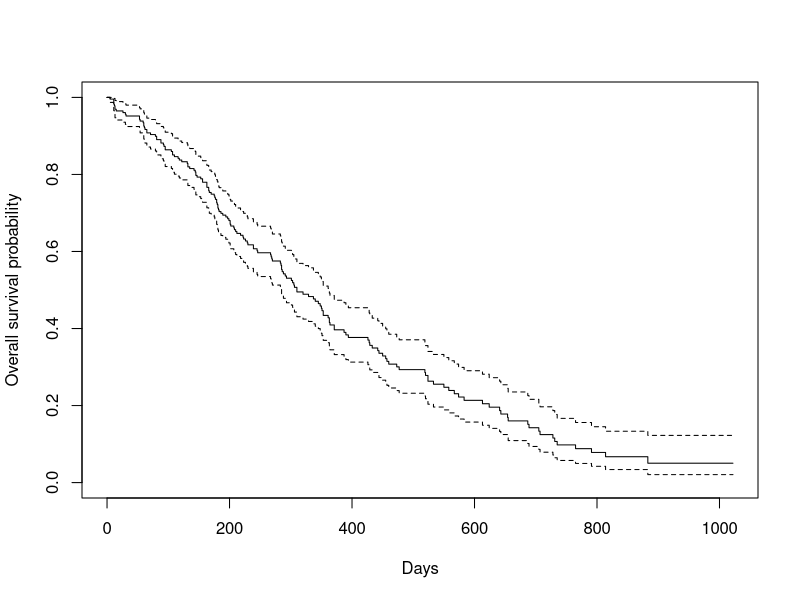
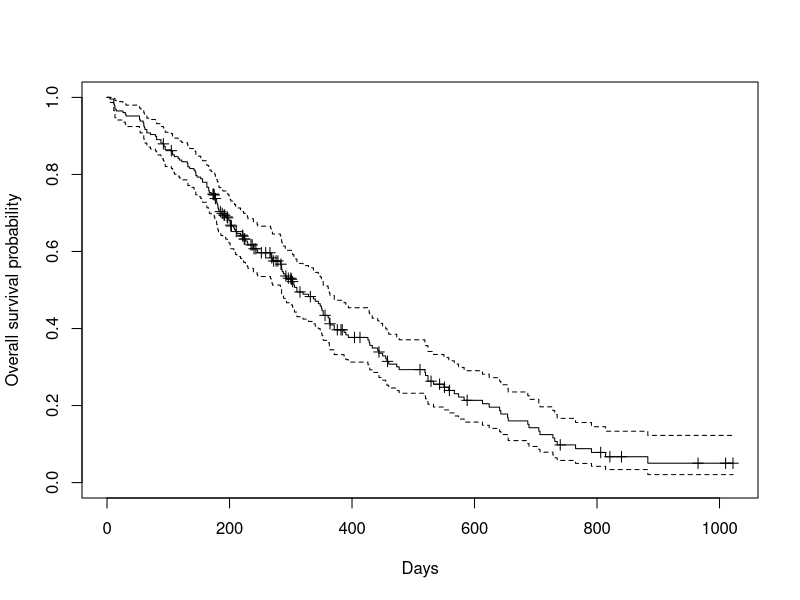
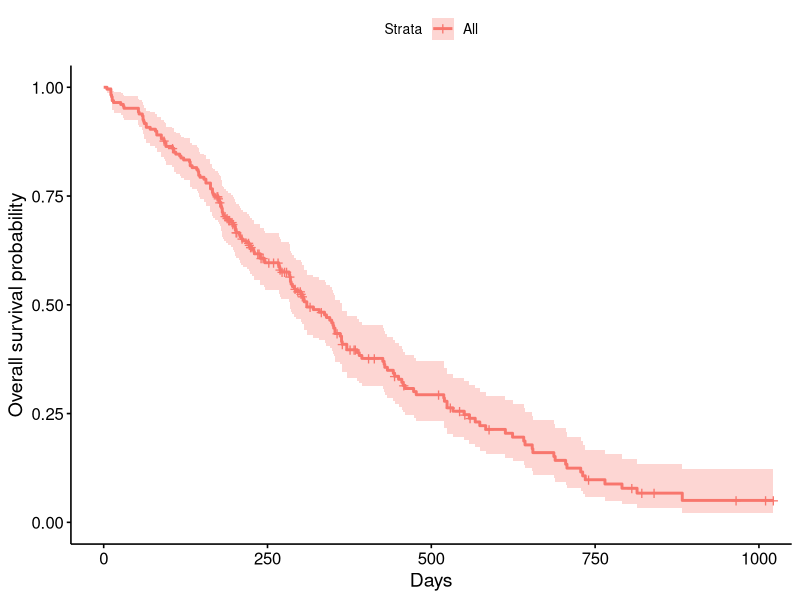
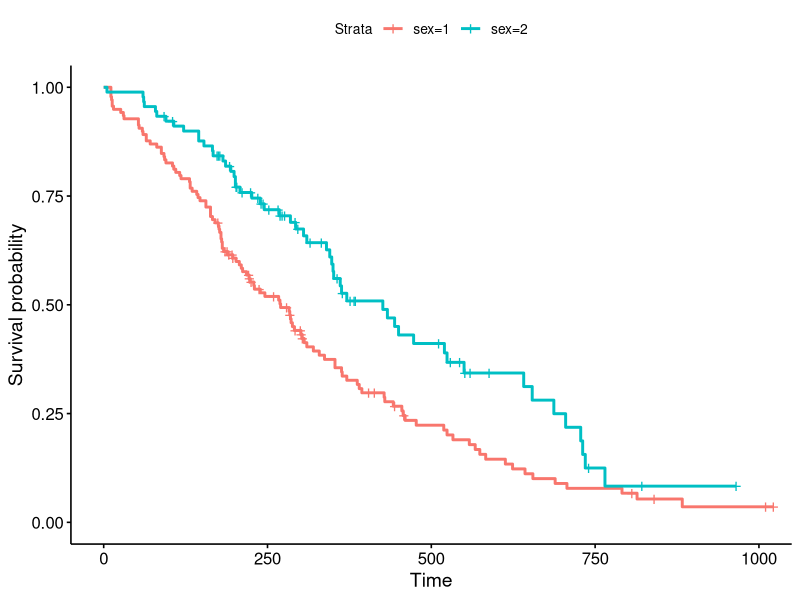
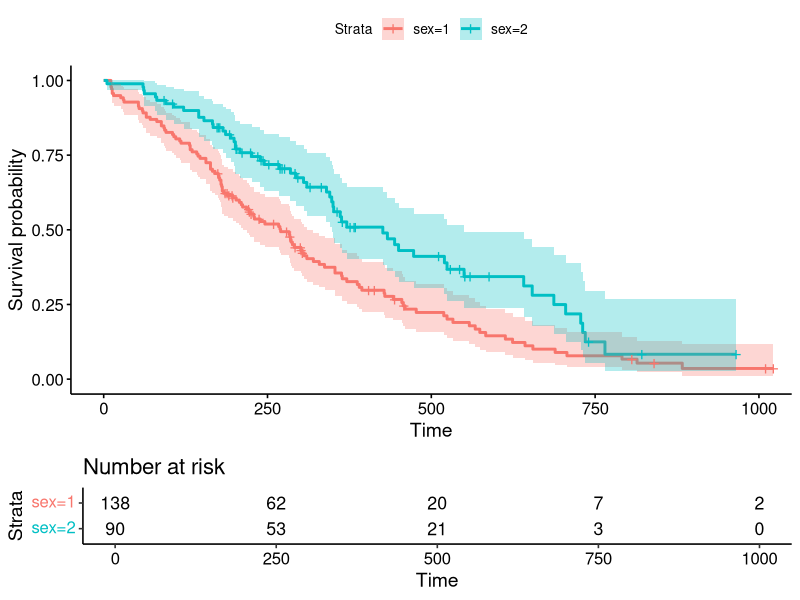
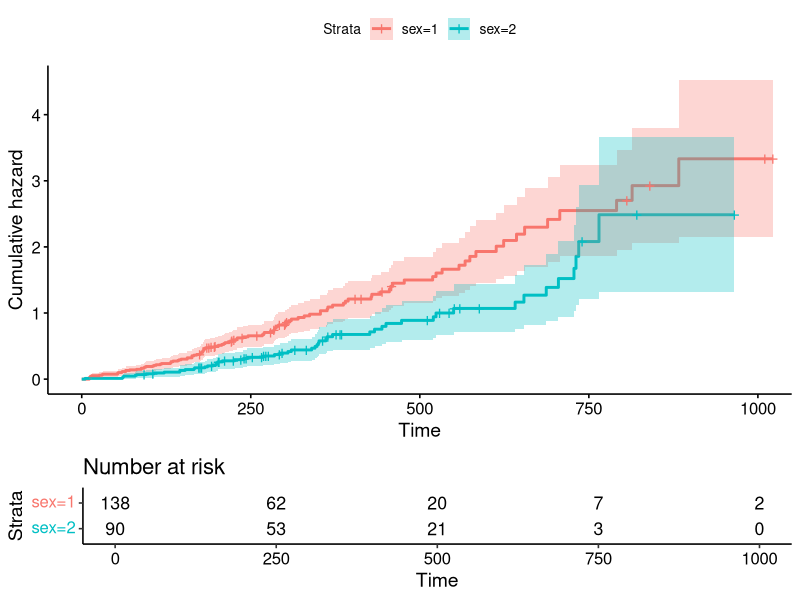
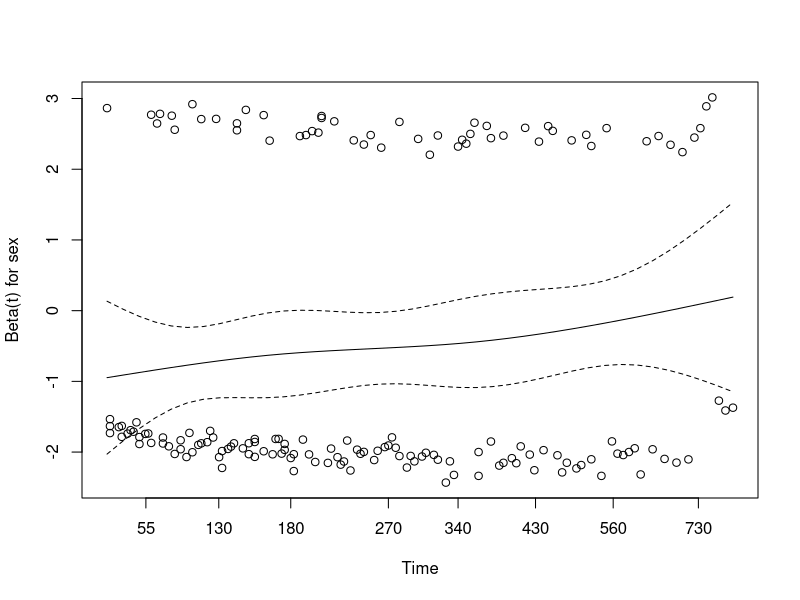
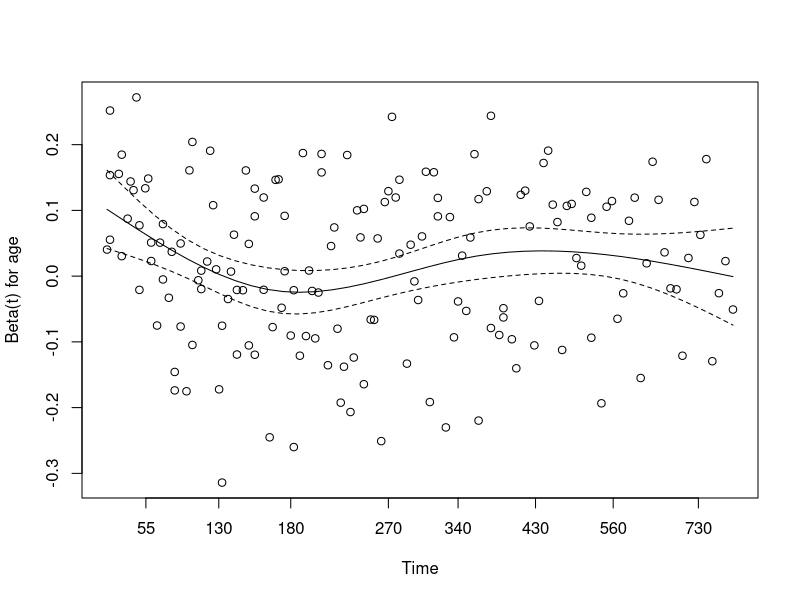

Write the R code that produced these figures, in order.
## ---- chunk 1
knitr::opts_chunk$set(comment = ">",
                      cache = TRUE,
                      cache.path = "./cache/")
options(htmltools.dir.version = FALSE,
        dplyr.width = 60,
        dplyr.print_min = 5,
        dplyr.print_max = 5)

library(tidyverse)
library(ggplot2)

library(survival)
library(survminer)
library(lubridate)
## ---- chunk 2
date_ex <- 
  tibble(
    sx_date = c("2007-06-22", "2004-02-13", "2010-10-27"), 
    last_fup_date = c("2017-04-15", "2018-07-04", "2016-10-31")
    )
date_ex
## ---- chunk 3
date_ex %>% 
  mutate(
    sx_date = as.Date(sx_date,
                      format = "%Y-%m-%d"), 
    last_fup_date = as.Date(last_fup_date,
                            format = "%Y-%m-%d") 
    )
## ---- chunk 4
date_ex %>% 
  mutate(
    sx_date = ymd(sx_date), 
    last_fup_date = ymd(last_fup_date)
    )
## ---- chunk 5
# First need to actually format the dates in the date_ex dataset
date_ex <- 
  date_ex %>% 
  mutate(last_fup_date = ymd(last_fup_date), 
         sx_date = ymd(sx_date))
## ---- chunk 6
date_ex %>% 
  mutate(
    os_yrs = 
      as.numeric(
        difftime(last_fup_date, 
                 sx_date, 
                 units = "days")) / 365.25
    )
## ---- chunk 7
date_ex %>% 
  mutate(
    os_yrs = 
      as.duration(sx_date %--% last_fup_date) / dyears(1)
    )
## ---- chunk 8
f1 <- survfit(Surv(time, status) ~ 1, data = lung)
f1
## ---- chunk 9
str(f1)
## ---- chunk 10
lapply(summary(f1)[2:8], function(x) x[1:10])
## ---- chunk 11
plot(f1, xlab = "Days",
     ylab = "Overall survival probability")
## ---- chunk 12
plot(f1, xlab = "Days",
     ylab = "Overall survival probability",
     mark.time = TRUE)
## ---- chunk 13
ggsurvplot(fit = f1, data = lung, xlab = "Days",
           ylab = "Overall survival probability")
## ---- chunk 14
f2 <- survfit(Surv(time, status) ~ sex, data = lung)
ggsurvplot(fit = f2)
## ---- chunk 15
f2 <- survfit(Surv(time, status) ~ sex, data = lung)
ggsurvplot(fit = f2, risk.table = TRUE,
           conf.int = T, conf.type = "log-log")
## ---- chunk 16
f2 <- survfit(Surv(time, status) ~ sex, data = lung)
ggsurvplot(fit = f2, risk.table = TRUE, conf.int = T,
           conf.type = "log-log", fun = "cumhaz")
## ---- chunk 17
survdiff(Surv(time, status) ~ sex, data = lung, rho = 0)
## ---- chunk 18
survdiff(Surv(time, status) ~ sex, data = lung, rho = 1)
## ---- chunk 19
f3 <- coxph(Surv(time, status) ~ sex + age, data = lung)
f3
## ---- chunk 20
summary(f3)
## ---- chunk 21
ph <- cox.zph(f3)
ph
## ---- chunk 22
plot(ph)
## ---- chunk 23
ggcoxzph(ph)
## ---- chunk 24
ggcoxdiagnostics(f3, type = "score",
                 ggtheme = theme_bw(), point.size = 1.5)
## ---- chunk 25
ggcoxdiagnostics(f3, type = "deviance",
                 ggtheme = theme_bw(), point.size = 1.5)
## ---- chunk 26
ggcoxdiagnostics(f3, type = "dfbetas", ggtheme = theme_bw())
## ---- chunk 27
ggcoxfunctional(Surv(time, status) ~ age + log(age) + sqrt(age),
                data = lung, ggtheme = theme_bw())
